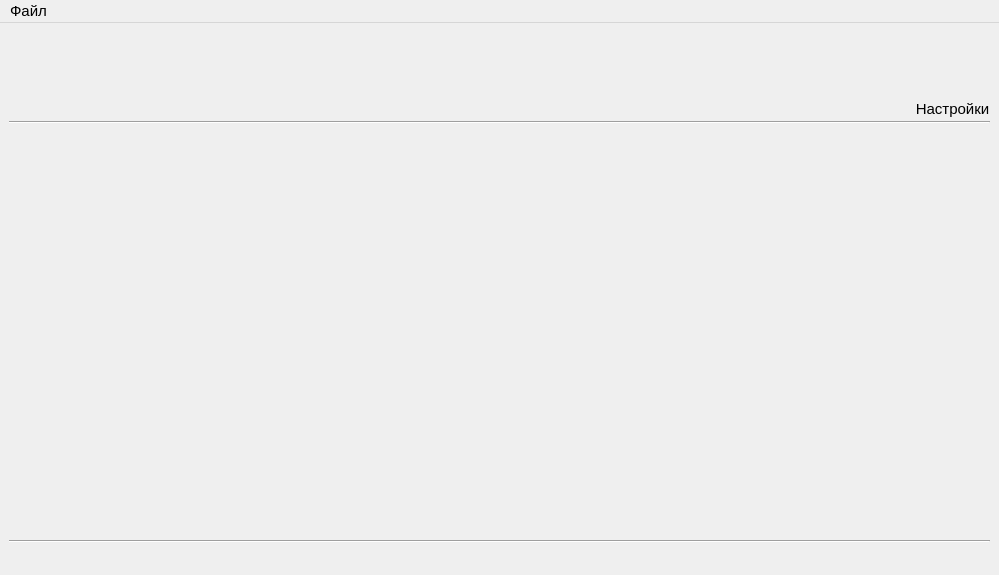
<?xml version="1.0" encoding="UTF-8"?>
<ui version="4.0">
 <class>MainWindow</class>
 <widget class="QMainWindow" name="MainWindow">
  <property name="enabled">
   <bool>true</bool>
  </property>
  <property name="geometry">
   <rect>
    <x>0</x>
    <y>0</y>
    <width>999</width>
    <height>575</height>
   </rect>
  </property>
  <property name="font">
   <font>
    <pointsize>11</pointsize>
   </font>
  </property>
  <property name="windowTitle">
   <string>inRat monitor</string>
  </property>
  <property name="windowIcon">
   <iconset resource="resources.qrc">
    <normaloff>:/images/icon.ico</normaloff>:/images/icon.ico</iconset>
  </property>
  <property name="tabShape">
   <enum>QTabWidget::TabShape::Rounded</enum>
  </property>
  <widget class="QWidget" name="centralwidget">
   <layout class="QGridLayout" name="gridLayout">
    <property name="topMargin">
     <number>0</number>
    </property>
    <item row="0" column="0">
     <layout class="QVBoxLayout" name="verticalLayout">
      <property name="spacing">
       <number>3</number>
      </property>
      <item>
       <layout class="QHBoxLayout" name="horizontalLayoutControlPane">
        <property name="spacing">
         <number>2</number>
        </property>
        <item>
         <spacer name="horizontalSpacer">
          <property name="orientation">
           <enum>Qt::Orientation::Horizontal</enum>
          </property>
          <property name="sizeHint" stdset="0">
           <size>
            <width>40</width>
            <height>20</height>
           </size>
          </property>
         </spacer>
        </item>
        <item>
         <layout class="QVBoxLayout" name="verticalLayout_2">
          <property name="spacing">
           <number>2</number>
          </property>
          <item>
           <widget class="QPushButton" name="pushButtonConfig">
            <property name="enabled">
             <bool>false</bool>
            </property>
            <property name="sizePolicy">
             <sizepolicy hsizetype="Fixed" vsizetype="Fixed">
              <horstretch>0</horstretch>
              <verstretch>0</verstretch>
             </sizepolicy>
            </property>
            <property name="minimumSize">
             <size>
              <width>75</width>
              <height>75</height>
             </size>
            </property>
            <property name="maximumSize">
             <size>
              <width>75</width>
              <height>75</height>
             </size>
            </property>
            <property name="styleSheet">
             <string notr="true">QPushButton {
    background-color: transparent;
    border: none;
}</string>
            </property>
            <property name="text">
             <string/>
            </property>
            <property name="icon">
             <iconset resource="resources.qrc">
              <normaloff>:/images/settings.png</normaloff>:/images/settings.png</iconset>
            </property>
            <property name="iconSize">
             <size>
              <width>50</width>
              <height>50</height>
             </size>
            </property>
           </widget>
          </item>
          <item>
           <widget class="QLabel" name="labelConfigDesc">
            <property name="maximumSize">
             <size>
              <width>16777215</width>
              <height>20</height>
             </size>
            </property>
            <property name="font">
             <font>
              <pointsize>11</pointsize>
             </font>
            </property>
            <property name="text">
             <string>Настройки</string>
            </property>
            <property name="alignment">
             <set>Qt::AlignmentFlag::AlignCenter</set>
            </property>
           </widget>
          </item>
         </layout>
        </item>
       </layout>
      </item>
      <item>
       <widget class="Line" name="line_2">
        <property name="orientation">
         <enum>Qt::Orientation::Horizontal</enum>
        </property>
       </widget>
      </item>
      <item>
       <layout class="QVBoxLayout" name="verticalLayoutDisplay"/>
      </item>
      <item>
       <spacer name="verticalSpacer">
        <property name="orientation">
         <enum>Qt::Orientation::Vertical</enum>
        </property>
        <property name="sizeHint" stdset="0">
         <size>
          <width>20</width>
          <height>40</height>
         </size>
        </property>
       </spacer>
      </item>
      <item>
       <widget class="Line" name="line">
        <property name="orientation">
         <enum>Qt::Orientation::Horizontal</enum>
        </property>
       </widget>
      </item>
      <item>
       <widget class="QWidget" name="widgetStatusBar" native="true">
        <layout class="QHBoxLayout" name="horizontalLayoutStatusBar">
         <property name="leftMargin">
          <number>0</number>
         </property>
         <property name="topMargin">
          <number>0</number>
         </property>
         <property name="rightMargin">
          <number>0</number>
         </property>
         <property name="bottomMargin">
          <number>0</number>
         </property>
         <item>
          <spacer name="horizontalSpacer_2">
           <property name="orientation">
            <enum>Qt::Orientation::Horizontal</enum>
           </property>
           <property name="sizeHint" stdset="0">
            <size>
             <width>40</width>
             <height>20</height>
            </size>
           </property>
          </spacer>
         </item>
        </layout>
       </widget>
      </item>
     </layout>
    </item>
   </layout>
  </widget>
  <widget class="QMenuBar" name="menubar">
   <property name="geometry">
    <rect>
     <x>0</x>
     <y>0</y>
     <width>999</width>
     <height>33</height>
    </rect>
   </property>
   <widget class="QMenu" name="menu">
    <property name="title">
     <string>Файл</string>
    </property>
    <addaction name="actionExit"/>
   </widget>
   <addaction name="menu"/>
  </widget>
  <action name="actionExit">
   <property name="text">
    <string>Выйти</string>
   </property>
  </action>
 </widget>
 <resources>
  <include location="resources.qrc"/>
 </resources>
 <connections/>
</ui>
